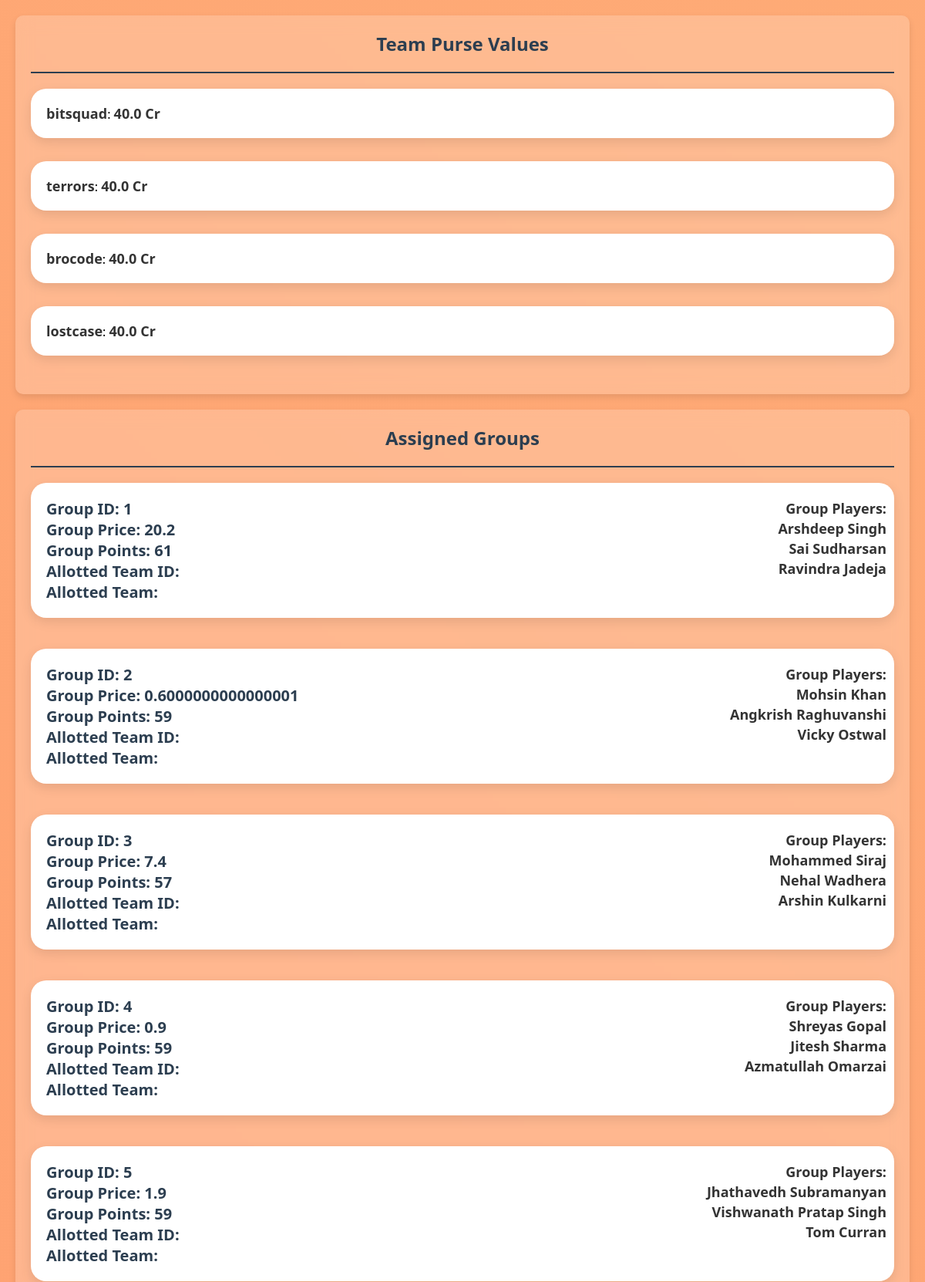
Screenshot of /groups/ (signed in, upper part) with the database file from the repository.
### Teams/models.py (models this page shows, shortened)
class Team(models.Model):
   team_id = models.IntegerField(primary_key=True)
   team_name = models.CharField(max_length=40, null=False)
   correct_answers = models.IntegerField(default=0)  # Incremental Logic in VIEWS [To be Implemented]
   purse_value = models.FloatField(default=40)  # Calculation Logic in VIEWS [To be Implemented]
   points_scored = models.IntegerField(default=0)

### Players/models.py (models this page shows, shortened)
class Group(models.Model):
   group_id = models.IntegerField(primary_key=True)
   group_price = models.FloatField(default=0.0)
   group_points = models.IntegerField(default=0)
   alloted_team = models.ForeignKey(Team, on_delete=models.CASCADE, related_name='groups', null=True, blank=True, db_column='team_id')
   has_wicketkeeper = models.BooleanField(default=False)

class Individual(models.Model):
   player_id = models.IntegerField(primary_key=True)
   player_name = models.CharField(max_length=50)
   player_price = models.FloatField(default=0.0)
   player_role = models.CharField(max_length=50, default='Player')
   player_team = models.CharField(max_length=50, default='None')
   group = models.ForeignKey('Group', on_delete=models.CASCADE, related_name='players')

### Teams/views.py (the view)
# urls.py: path('groups/', group_list, name='group_list'),
@staff_member_required
def group_list(request):
    teams = Team.objects.all()
    groups = Group.objects.all()
    for group in groups:
        group_stats = Stat.objects.filter(player__group=group)
        total_points = group_stats.aggregate(
            total_points=Sum('fielding') + Sum('bowling') + Sum('batting')
        )['total_points'] or 0  # Ensure 0 if no stats found
        group.group_points = total_points
        group.save()
    previous_assignment = request.session.get('existing_assignments', [])
    existing_assignments = set(group.group_id for group in groups if group.alloted_team_id is not None)
    for group in groups:
        if group.group_id in existing_assignments and group.group_id not in previous_assignment:
            team = Team.objects.get(team_id=group.alloted_team_id)
            team.purse_value -= group.group_price
            team.save()
    request.session['existing_assignments'] = list(existing_assignments)
    context = {
        'teams': teams,
        'groups': groups,
    }
    return render(request, 'group_list.html', context)

### Teams/templates/Teams/group_list.html (shortened to what this page needs)
{% load static %}
<!DOCTYPE html>
<html lang="en">
<head>
    <link rel="stylesheet" href="{% static 'Teams/group_list.css' %}">
</head>
<body>
    <div class="container">
        <div class="team-purse-container">
            <h2>Team Purse Values</h2>
            <ul>
                {% for team in teams %}
                <li>
                    <span class="team-name">{{ team.team_name }}</span>: <span class="amount-value">{{ team.purse_value }} Cr</span>
                </li>
                {% endfor %}
            </ul>
        </div>
        <div class="assigned-group-container">
            <h2>Assigned Groups</h2>
            <ul>
                {% for group in groups %}
                <li class="group-container">
                    <div class="group-info">
                        <form action="{% url 'group_list' %}" method="post">
                            Group ID: {{ group.group_id }}<br>
                            Group Price: {{ group.group_price }}<br>
                            Group Points: {{ group.group_points }}<br>
                            Allotted Team ID: {{ group.alloted_team.team_id }}<br>
                            Allotted Team: {{ group.alloted_team.team_name }}
                        </form>
                    </div>
                    <div class="player-names">
                        <p>Group Players:</p>
                        {% for player in group.players.all %}
                        <p>{{ player.player_name }}</p>
                        {% endfor %}
                    </div>
                </li>
                {% endfor %}
            </ul>
        </div>
    </div>
</body>
</html>

### Teams/static/Teams/group_list.css (style rules this page uses)
body { font-family: 'Segoe UI', Tahoma, Geneva, Verdana, sans-serif; margin: 0; padding: 0; background: linear-gradient(to bottom, #667eea, #764ba2); }
.container { padding: 20px; }
.team-purse-container, .assigned-group-container { position: relative; padding: 20px; border-radius: 10px; box-shadow: 0 4px 8px rgba(0, 0, 0, 0.1); background: rgba(255, 255, 255, 0.2); backdrop-filter: blur(10px); overflow-y: auto; margin-bottom: 20px; }
.team-name { font-weight: bold; color: #333; font-size: 18px; }
.amount-value { font-weight: bold; color: #333; font-size: 18px; }
h2 { margin-top: 0; color: #2c3e50; text-align: center; padding-bottom: 20px; border-bottom: 2px solid #2c3e50; }
ul { list-style-type: none; padding: 0; }
li { margin-bottom: 30px; padding: 20px; background-color: #ffffff; border-radius: 20px; box-shadow: 0 5px 15px rgba(0, 0, 0, 0.1); transition: transform 0.3s ease; }
.group-container { position: relative; margin-bottom: 40px; overflow: hidden; }
.group-info { font-weight: bold; color: #2c3e50; font-size: 20px; }
.player-names { position: absolute; top: 10px; right: 10px; margin-top: 10px; padding: 0; border-radius: 5px; display: flex; flex-direction: column; text-align: right; }
.player-names p { margin: 1px 0; font-size: 18px; color: #333; font-weight: bold; }
.container { background: linear-gradient(45deg, #ff7e5f, #feb47b, #ff7e5f, #feb47b); background-size: 400% 400%; animation: gradientAnimation 15s ease infinite; }

### rows the page displays
Team: team_name "bitsquad", purse_value "40.0"
Team: team_name "terrors", purse_value "40.0"
Team: team_name "brocode", purse_value "40.0"
Team: team_name "lostcase", purse_value "40.0"
Group: group_id "1", group_price "20.2", group_points "61"
Individual: player_name "Arshdeep Singh"
Individual: player_name "Sai Sudharsan"
Individual: player_name "Ravindra Jadeja"
Group: group_id "2", group_price "0.6000000000000001", group_points "59"
Individual: player_name "Mohsin Khan"
Individual: player_name "Angkrish Raghuvanshi"
Individual: player_name "Vicky Ostwal"
Group: group_id "3", group_price "7.4", group_points "57"
Individual: player_name "Mohammed Siraj"
Individual: player_name "Nehal Wadhera"
Individual: player_name "Arshin Kulkarni"
Group: group_id "4", group_price "0.9", group_points "59"
Individual: player_name "Shreyas Gopal"
Individual: player_name "Jitesh Sharma"
Individual: player_name "Azmatullah Omarzai"
Group: group_id "5", group_price "1.9", group_points "59"
Individual: player_name "Jhathavedh Subramanyan"
Individual: player_name "Vishwanath Pratap Singh"
Individual: player_name "Tom Curran"
